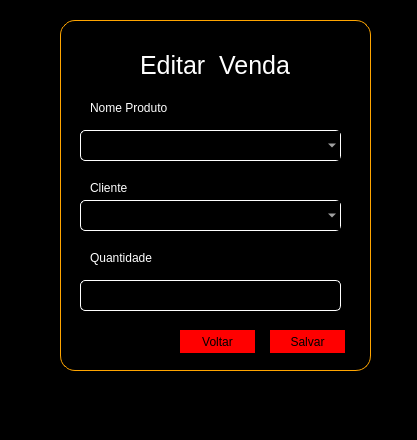
<?xml version="1.0" encoding="UTF-8"?>
<ui version="4.0">
 <class>MainWindow</class>
 <widget class="QMainWindow" name="MainWindow">
  <property name="geometry">
   <rect>
    <x>0</x>
    <y>0</y>
    <width>417</width>
    <height>440</height>
   </rect>
  </property>
  <property name="windowTitle">
   <string>MainWindow</string>
  </property>
  <property name="styleSheet">
   <string notr="true">background-color:black</string>
  </property>
  <widget class="QWidget" name="centralwidget">
   <widget class="QFrame" name="frame">
    <property name="geometry">
     <rect>
      <x>60</x>
      <y>20</y>
      <width>311</width>
      <height>351</height>
     </rect>
    </property>
    <property name="styleSheet">
     <string notr="true">border:1px solid orange;
border-radius:15px</string>
    </property>
    <property name="frameShape">
     <enum>QFrame::StyledPanel</enum>
    </property>
    <property name="frameShadow">
     <enum>QFrame::Raised</enum>
    </property>
    <widget class="QLabel" name="label">
     <property name="geometry">
      <rect>
       <x>80</x>
       <y>20</y>
       <width>161</width>
       <height>51</height>
      </rect>
     </property>
     <property name="styleSheet">
      <string notr="true">color:white;font-size:25px;border:none</string>
     </property>
     <property name="text">
      <string>Editar  Venda</string>
     </property>
    </widget>
    <widget class="QComboBox" name="comboBox">
     <property name="geometry">
      <rect>
       <x>20</x>
       <y>110</y>
       <width>261</width>
       <height>31</height>
      </rect>
     </property>
     <property name="styleSheet">
      <string notr="true">color:white;border:1px solid white;
border-radius:5px</string>
     </property>
    </widget>
    <widget class="QComboBox" name="comboBox_2">
     <property name="geometry">
      <rect>
       <x>20</x>
       <y>180</y>
       <width>261</width>
       <height>31</height>
      </rect>
     </property>
     <property name="styleSheet">
      <string notr="true">color:white;border:1px solid white;
border-radius:5px</string>
     </property>
    </widget>
    <widget class="QPushButton" name="pushButton">
     <property name="geometry">
      <rect>
       <x>210</x>
       <y>310</y>
       <width>75</width>
       <height>23</height>
      </rect>
     </property>
     <property name="styleSheet">
      <string notr="true">background-color:red;border:none;</string>
     </property>
     <property name="text">
      <string>Salvar</string>
     </property>
    </widget>
    <widget class="QLabel" name="label_2">
     <property name="geometry">
      <rect>
       <x>30</x>
       <y>80</y>
       <width>81</width>
       <height>16</height>
      </rect>
     </property>
     <property name="styleSheet">
      <string notr="true">border:none;color:white</string>
     </property>
     <property name="text">
      <string>Nome Produto</string>
     </property>
    </widget>
    <widget class="QLabel" name="label_3">
     <property name="geometry">
      <rect>
       <x>30</x>
       <y>160</y>
       <width>81</width>
       <height>16</height>
      </rect>
     </property>
     <property name="styleSheet">
      <string notr="true">border:none;color:white</string>
     </property>
     <property name="text">
      <string>Cliente</string>
     </property>
    </widget>
    <widget class="QLabel" name="label_4">
     <property name="geometry">
      <rect>
       <x>30</x>
       <y>230</y>
       <width>81</width>
       <height>16</height>
      </rect>
     </property>
     <property name="styleSheet">
      <string notr="true">border:none;color:white</string>
     </property>
     <property name="text">
      <string>Quantidade</string>
     </property>
    </widget>
    <widget class="QLineEdit" name="lineEdit">
     <property name="geometry">
      <rect>
       <x>20</x>
       <y>260</y>
       <width>261</width>
       <height>31</height>
      </rect>
     </property>
     <property name="styleSheet">
      <string notr="true">color:white;border:1px solid white;
border-radius:5px</string>
     </property>
    </widget>
    <widget class="QPushButton" name="pushButton_2">
     <property name="geometry">
      <rect>
       <x>120</x>
       <y>310</y>
       <width>75</width>
       <height>23</height>
      </rect>
     </property>
     <property name="styleSheet">
      <string notr="true">background-color:red;border:none;</string>
     </property>
     <property name="text">
      <string>Voltar</string>
     </property>
    </widget>
   </widget>
  </widget>
  <widget class="QMenuBar" name="menubar">
   <property name="geometry">
    <rect>
     <x>0</x>
     <y>0</y>
     <width>417</width>
     <height>21</height>
    </rect>
   </property>
  </widget>
  <widget class="QStatusBar" name="statusbar"/>
 </widget>
 <resources/>
 <connections/>
</ui>
